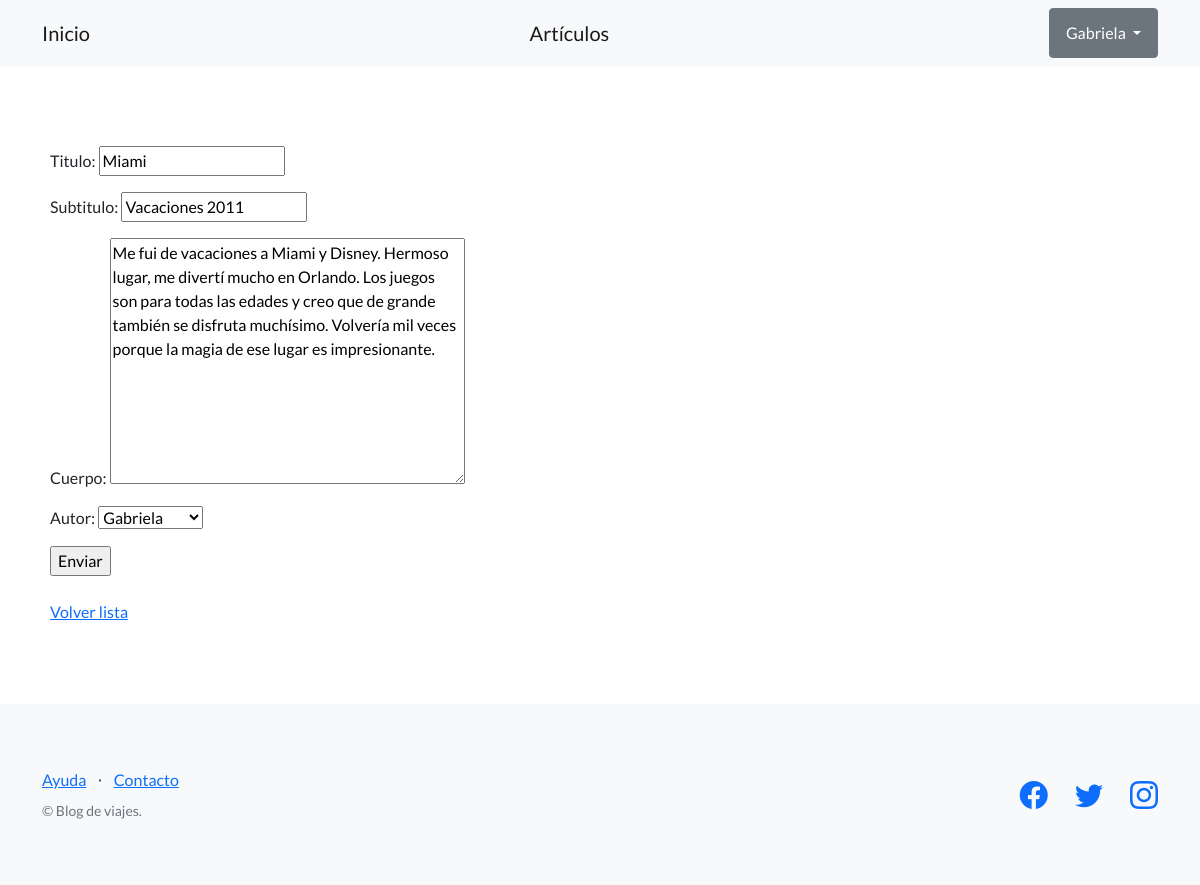
The app's page /blog/editar/13/ (signed in) with its own data.
### blog/models.py (models this page shows, shortened)
class Articulo(models.Model):
    titulo= models.CharField(max_length=200, unique=True)
    subtitulo= models.CharField(max_length=200)
    cuerpo= models.TextField()
    autor= models.ForeignKey(User, on_delete=models.SET_NULL, null=True)
    fecha_publicacion= models.DateTimeField(auto_now_add=True)
    imagen= models.ImageField(upload_to='images', blank=True)
    class Meta:
        ordering = ['-fecha_publicacion']

### blog/views.py (the view)
# urls.py: path("editar/<int:id>/", editar_articulo, name='editar_articulo'),
@login_required
def editar_articulo(request, id):
    articulo= Articulo.objects.get(id= id)
    if request.method=="POST":
        form= ArticuloForm(request.POST, instance=articulo)
        if form.is_valid():
            articulo.save()
            return redirect('lista_articulos')
    else:
        form= ArticuloForm(instance=articulo)
    return render(
        request=request,
        template_name= 'blog/crear_articulo.html',
        context={'form': form},
    )

### blog/forms.py
class ArticuloForm(forms.ModelForm):
    class Meta:
        model = Articulo
        fields = ['titulo', 'subtitulo', 'cuerpo', 'autor']

### blog/templates/blog/crear_articulo.html (shortened to what this page needs)
{% extends 'blog/base.html' %}
{% block contenido %}
    <form method= "post">
        {{ form.as_p }}
        <input type= "submit" value= "Enviar"/>
    </form>
    <br>
    <a href ="{% url 'lista_articulos' %}">Volver lista </a>
{% endblock contenido %}

### blog/templates/blog/base.html (shortened to what this page needs)
{% load static %}
<!DOCTYPE html>
<html lang="en">
    <head>
        <link href="https://cdn.jsdelivr.net/npm/bootstrap-icons@1.5.0/font/bootstrap-icons.css" rel="stylesheet" type="text/css" />
        <link href="{% static 'css/styles.css' %}" rel="stylesheet" />
    </head>
    <body>
        <nav class="navbar navbar-light bg-light static-top">
            <div class="container">
                <a class="navbar-brand" href= "{% url 'inicio' %}">Inicio</a>
                <a class="navbar-brand" href= "{% url 'lista_articulos' %}">Artículos</a>
                {% if user.is_authenticated %}
                <div class="dropdown">
                    <button class="btn btn-secondary dropdown-toggle" type="button" id="dropdownMenuButton1" data-bs-toggle="dropdown" aria-expanded="false">
                        <div style="display: inline-flex;">
                            <span>{{ user.username }}</span>
                        </div>
                    </button>
                    </div>
                </div>
                {% else %}
                <a class="btn btn-primary" href="{% url 'login' %}">Iniciar Sesión</a>
                <a class="btn btn-success" href="{% url 'registro' %}">Registro</a>
                {% endif %}
        </nav>
        <section style= "padding: 80px 50px;">
            {% block contenido %}
            {% endblock contenido %}
        </section>
        <footer class="footer bg-light">
            <div class="container">
                <div class="row">
                    <div class="col-lg-6 h-100 text-center text-lg-start my-auto">
                        <ul class="list-inline mb-2">
                            <li class="list-inline-item"><a href="#!">Ayuda</a></li>
                            <li class="list-inline-item">⋅</li>
                            <li class="list-inline-item"><a href="#!">Contacto</a></li>
                        </ul>
                        <p class="text-muted small mb-4 mb-lg-0">&copy; Blog de viajes.</p>
                    </div>
                    <div class="col-lg-6 h-100 text-center text-lg-end my-auto">
                        <ul class="list-inline mb-0">
                            <li class="list-inline-item me-4">
                                <a href="#!"><i class="bi-facebook fs-3"></i></a>
                            </li>
                            <li class="list-inline-item me-4">
                                <a href="#!"><i class="bi-twitter fs-3"></i></a>
                            </li>
                            <li class="list-inline-item">
                                <a href="https://www.instagram.com/espndeportes/?hl=es"><i class="bi-instagram fs-3"></i></a>
                            </li>
                        </ul>
                    </div>
                </div>
            </div>
        </footer>
    </body>
</html>

### records on screen
Articulo: titulo "Miami", subtitulo "Vacaciones 2011", cuerpo "Me fui de vacaciones a Miami y Disney. Hermoso lugar, me divertí mucho en Orlando. Los juegos son para todas las edades y creo que de grande también se disfruta muchísimo. Volvería mil veces porque la magia de ese lugar es impresionante.", autor "Gabriela"

### other values on screen
{{ user.username }} "Gabriela"
